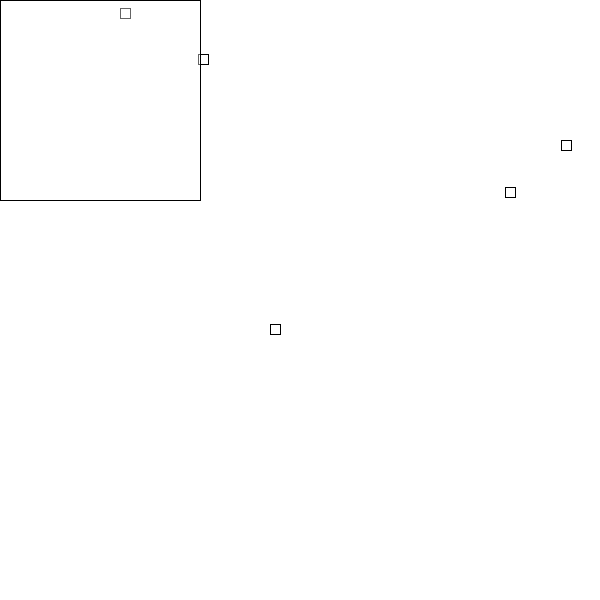
Frame 1 (no input)
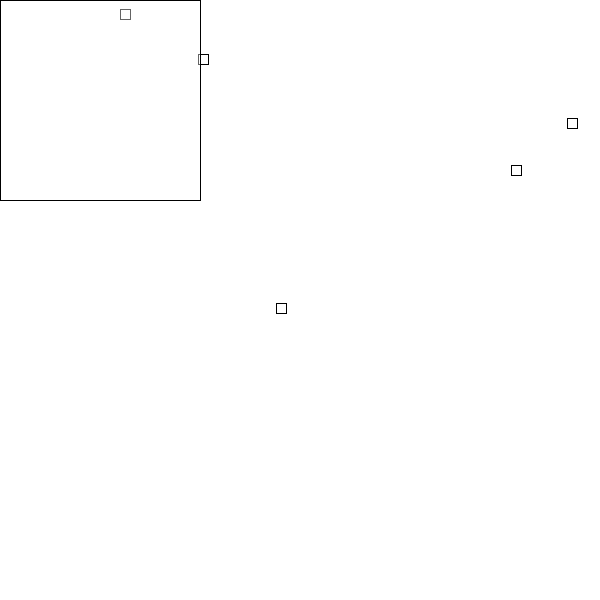
Frame 60 (the mouse pressed at the canvas centre just before this capture)
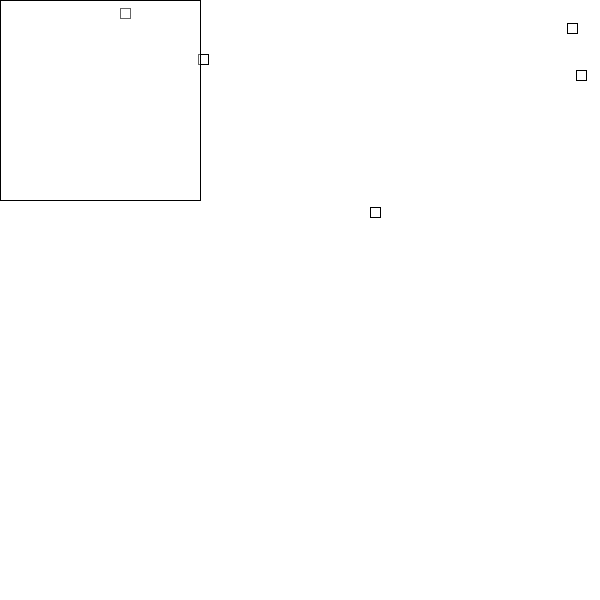
Frame 120 (the mouse held since frame 60 and released just before this capture)

The Processing sketch that drew these frames (run headless with seeded random() and noise(); from frame 60 on, the mouse is pressed at the canvas centre):

// Processing sketch: exercise2_4
// ── exercise2_4.pde
class Mover {
  final float MASS_UNIT = 1; //unit for measurement
  PVector size,
  location,
  velocity,
  acceleration;
  //ArrayList<PVector> forces; @todo
  color strokeColor;
  float maxAcceleration,
  limitVelocity,
  mass,
  density;
  
  Mover(PVector size, PVector location, PVector velocity, PVector acceleration, color strokeColor, float maxAcceleration, float limitVelocity) {
    this.size = size;
    this.location = location;
    this.velocity = velocity;
    this.acceleration = acceleration;
    this.strokeColor = strokeColor;
    this.maxAcceleration = maxAcceleration;
    this.limitVelocity = limitVelocity;
    this.mass = this.MASS_UNIT * this.size.x * this.size.y; //for simplicity
  }
  
  Mover() {
    this.size = new PVector(0, 0);
    this.location = new PVector(0, 0);
    this.velocity = new PVector(0, 0);
    this.acceleration = new PVector(0, 0);
    this.strokeColor = color(0, 0, 0, 1);
    this.maxAcceleration = 0;
    this.limitVelocity = 0;
    this.mass = 0;
    this.density = 0; //todo
  }
  
  void setMass() {
    if(this.mass == 0)
      this.mass = (this.size == null ? 1 : (this.MASS_UNIT * this.size.x * this.size.y));
  }
  
  void applyForce(PVector force) {
    PVector forceCopy = force.get();
    
    this.setMass();
      
    forceCopy.div(this.mass); //f = ma, so a = f / m
    this.acceleration.add(forceCopy);
  }
  
  void limitVelocity() {
    if(Math.abs(this.velocity.x) > limitVelocity)
      this.velocity.x = (this.velocity.x / Math.abs(this.velocity.x)) * limitVelocity;
    if(Math.abs(this.velocity.y) > limitVelocity)
      this.velocity.y = (this.velocity.y / Math.abs(this.velocity.y)) * limitVelocity;
  }
  
  void limitAcceleration() {
    if(Math.abs(this.acceleration.x) > this.maxAcceleration)
      this.acceleration.x = (this.acceleration.x / Math.abs(this.acceleration.x)) * this.maxAcceleration;
    if(Math.abs(this.acceleration.y) > this.maxAcceleration)
      this.acceleration.y = (this.acceleration.y / Math.abs(this.acceleration.y)) * this.maxAcceleration;
  }
  
  void checkBounds(float x1, float y1, float x2, float y2) {    
    if(this.location.x < x1) {
      this.location.x = x1;
      this.velocity.x *= -1;
    }else if(this.location.x + this.size.x > x2) {
      this.location.x = x2 - this.size.x;
      this.velocity.x *= -1;
    }
    if(this.location.y < y1) {
      this.location.y = y1;
      this.velocity.y *= -1;
    }else if(this.location.y + this.size.y > y2) {
      this.location.y = y2 - this.size.y;
      this.velocity.y *= -1;
    }
  }
  
  void checkBounds(PVector lower, PVector upper) {
    this.checkBounds(lower.x, lower.y, upper.x, upper.y);
  }
  
  void stepVelocity() {
    this.velocity.add(this.acceleration);
  }
  
  void stepPosition() {
    this.location.add(this.velocity);
  }
  
  void stepAll() {
    this.stepVelocity();
    this.limitVelocity();
    this.limitAcceleration();
    this.stepPosition();
  }
  
  void sketch() {
    noFill();
    stroke(this.strokeColor);
    this.stepAll();
    rect(this.location.x, this.location.y, this.size.x, this.size.y);
  }
}

class FrictionPocket {
  PVector size,
  position;
  float frictionCoefficient;
  color strokeColor,
  fillColor;
  
  FrictionPocket(PVector size, PVector position, float frictionCoefficient, color strokeColor, color fillColor) {
    this.size = size;
    this.position = position;
    this.frictionCoefficient = frictionCoefficient;
    this.strokeColor = strokeColor;
    this.fillColor = fillColor;
  }
  
  FrictionPocket() {
    this.size = new PVector(0, 0);
    this.frictionCoefficient = 1;
    this.strokeColor = color(0, 0, 0, 1);
    this.fillColor = color(0, 0, 0, 1);
  }
  
  void sketch() {
    stroke(this.strokeColor);
    fill(this.fillColor);
    rect(this.position.x, this.position.y, this.size.x, this.size.y);
  }
  
  boolean pointIntersects(float px, float py, float x2, float y2, float x3, float y3) {
    return (x2 <= px
            && px <= x3
            && y2 <= py
            && py <= x3);
  }
  
  boolean pointIntersects(PVector point, PVector lower, PVector upper) {
    return this.pointIntersects(point.x, point.y, lower.x, lower.y, upper.x, upper.y);
  }
  
  boolean moverIntersects(Mover mover) {
    float lowerX = this.position.x,
    lowerY = this.position.y,
    upperX = lowerX + this.size.x,
    upperY = lowerY + this.size.y;
    
    return (this.pointIntersects(mover.location.x, mover.location.y, lowerX, lowerY, upperX, upperY)
            || this.pointIntersects(mover.location.x + mover.size.x, mover.location.y, lowerX, lowerY, upperX, upperY)
            || this.pointIntersects(mover.location.x, mover.location.y + mover.size.y, lowerX, lowerY, upperX, upperY)
            || this.pointIntersects(mover.location.x + mover.size.x, mover.location.y + mover.size.y, lowerX, lowerY, upperX, upperY));
  }
  
  void applyFrictionForce(Mover mover) {
    PVector frictionForce = mover.velocity.get();
    frictionForce.normalize();
    frictionForce.mult(-1 * (1 - this.frictionCoefficient));
    mover.applyForce(frictionForce);
  }
}

ArrayList<Mover> moverList;
FrictionPocket pocket;
PVector wind,
time;
int numberMover = 10;
float inc,
windMax;

void setup() {
  size(600, 600);
  frameRate(60);
  
  wind = new PVector(0.05, 0);
  windMax = .05;
  time = new PVector(random(10000), random(10000));
  inc = .025;
  
  moverList = new ArrayList<Mover>();
  
  for(int index = 0; index < 5; index++) {
    Mover mover = new Mover(); //PVector size, PVector location, PVector velocity, PVector acceleration, color strokeColor, float maxAcceleration, float limitVelocity
    mover.size = new PVector(10, 10);
    mover.location = new PVector(random(width - mover.size.x), random(height - mover.size.y));
    mover.velocity = new PVector(0, 0);
    mover.acceleration = new PVector(0, 0);
    mover.strokeColor = color(0);
    mover.maxAcceleration = .1;
    mover.limitVelocity = 5;
    
    moverList.add(mover);
  }
  
  pocket = new FrictionPocket(); //PVector size, PVector frictionDirection, float frictionCoefficient, color strokeColor, color fillColor
  pocket.size = new PVector(200, 200);
  pocket.position = new PVector(0, 0);
  pocket.frictionCoefficient = .05;
  pocket.strokeColor = color(0);
  pocket.fillColor = color(255, 255, 255, 100);
  
  
}

void draw() {
  background(255);
  
  wind.x = map(noise(time.x), 0, 1, -windMax, windMax);
  wind.y = map(noise(time.y), 0, 1, -windMax, windMax);
  time.add(inc, inc);
  
  
  for(int index = 0; index < moverList.size(); index++) {
    moverList.get(index).applyForce(wind);
    moverList.get(index).stepAll();
    moverList.get(index).checkBounds(0, 0, 600, 600);
    moverList.get(index).sketch();
    if(pocket.moverIntersects(moverList.get(index))) {
      println("Intersect: (" + moverList.get(index).location.x + ", " + moverList.get(index).location.y + ")");
      pocket.applyFrictionForce(moverList.get(index));
    }
  }
  pocket.sketch();
}
